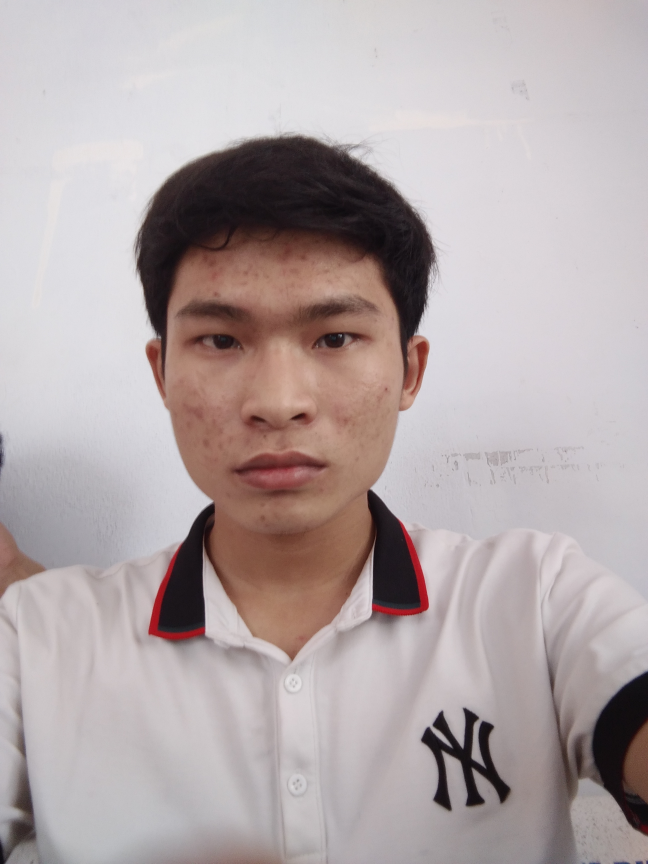
#> input picture save.jpg, 1944 x 2592 px, given in place of 1025190.jpg, which was not available (shown at 1/3 size)
$ python transfer_image.py
#> lines starting #> are read from the running program, lines starting #| are printed output that depends on the picture; pictures that were not available may be replaced by others from this repository, and a replacement may not be noted
import numpy as np
import cv2
from datetime import datetime
import os

face_cascade = cv2.CascadeClassifier('haarcascade_frontalface_default.xml')
# eye_cascade = cv2.CascadeClassifier('haarcascade_eye.xml')

img = cv2.imread('./training/16130334/1025190.jpg')
#> img is the input picture: shape (2592, 1944, 3); mean B, G, R 167.9, 167.3, 178.7
gray = cv2.cvtColor(img, cv2.COLOR_BGR2GRAY)
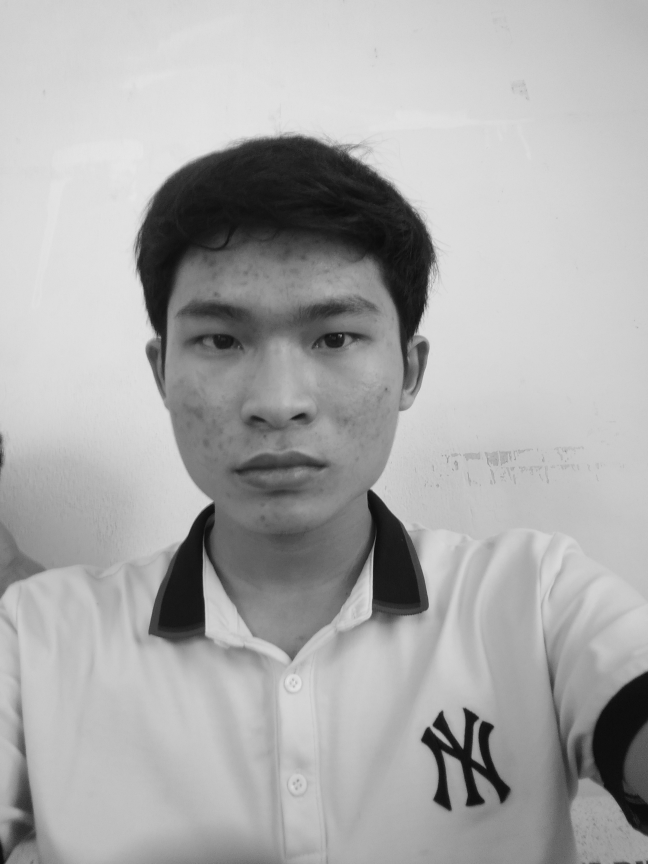
#> gray: shape (2592, 1944) (shown at 1/3 size); min 3, max 233, mean 170.8
faces = face_cascade.detectMultiScale(gray, 1.3, 5)
#> faces = [[347, 631, 976, 976]]
for (x,y,w,h) in faces:
    print('x: ', x)
#| x:  347
    print('y: ', y)
#| y:  631
    print('w: ', w)
#| w:  976
    print('h: ', h)
#| h:  976
    cv2.rectangle(img,(x,y),(x+w,y+h),(255,0,0),2)
    # cv2.imwrite('image.jpg', gray[y:y+h,x:x+w])

    filename = str(datetime.now()).split(" ")[1]
    name = filename.split(".")[0]
    namefile = name.split(":")[0] + name.split(":")[1] + name.split(":")[2] + name[1] + '.jpg'

    cwd = os.getcwd()
    print(cwd)
    dir = os.path.join(cwd + "\\trainings\\" , "16130546")
    if not os.path.exists(dir):
        os.mkdir(dir)

    list = os.listdir(dir)
    number_files = len(list)

    if number_files >= 50:
        # return jsonify("full_image")
        print("number_files: ", number_files)

    image_result = 'trainings/'+ "16130546" +"/" + namefile
    print("image result: ", image_result)
    cv2.imwrite(image_result, gray[y:y+h,x:x+w])
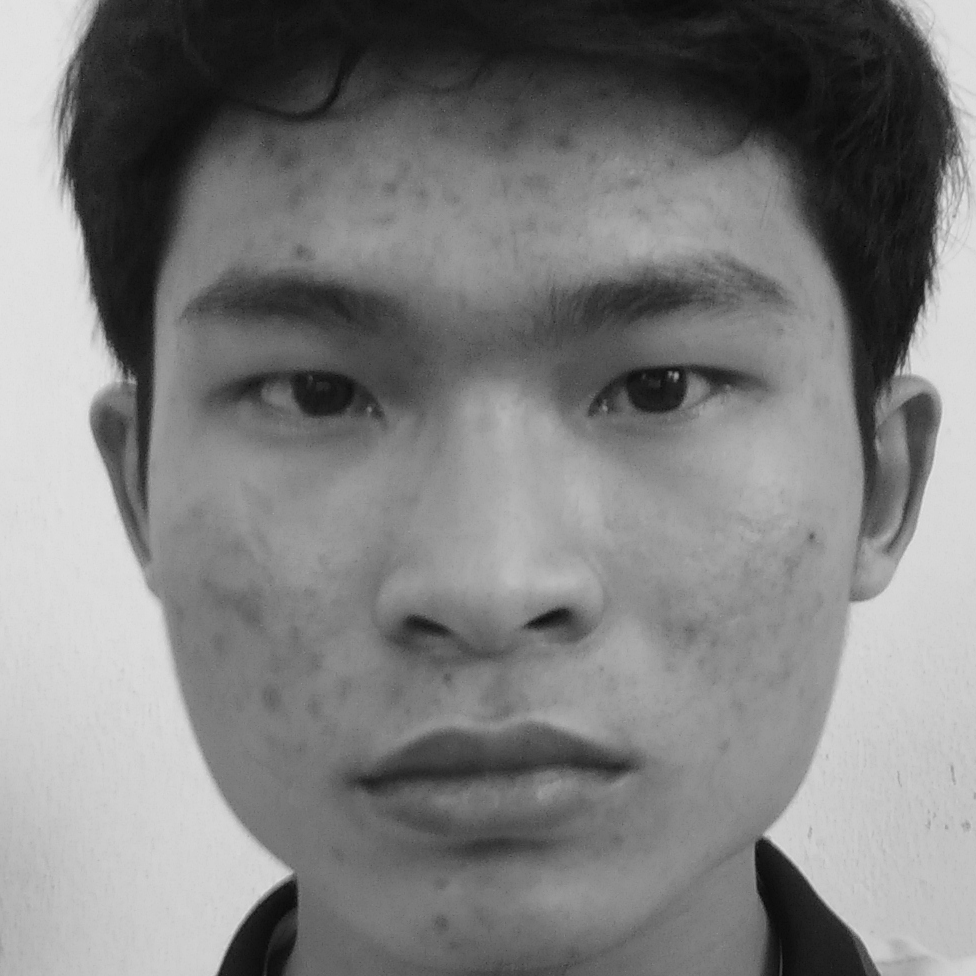
#> saved as 2134061.jpg: shape (976, 976); min 3, max 228, mean 126.9

# cv2.imshow('img',img)
# cv2.waitKey(0)
# cv2.destroyAllWindows()

$ run again, on FaceDetect/1.jpg
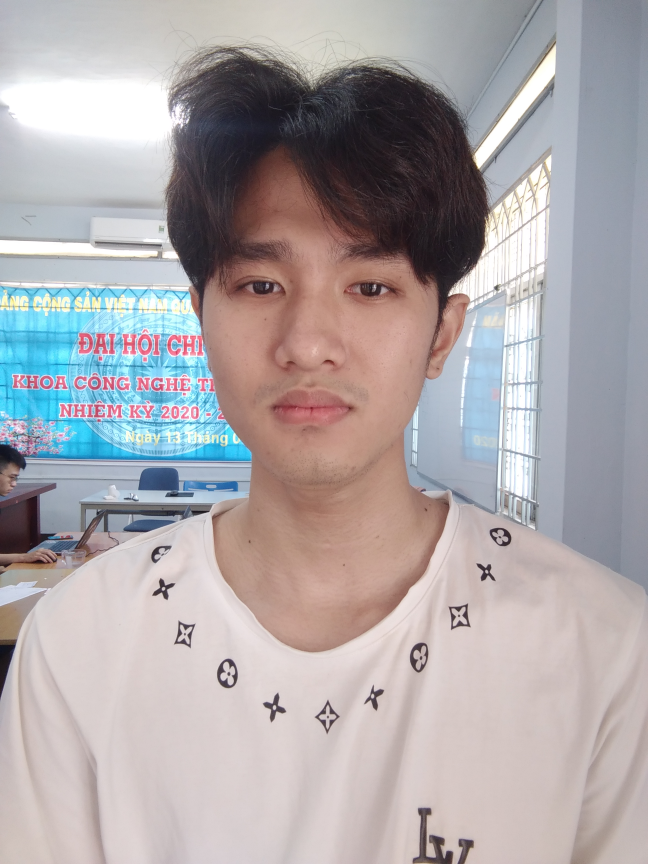
#> input picture FaceDetect/1.jpg, 1944 x 2592 px, given in place of 1025190.jpg, which was not available (shown at 1/3 size)
#> img is the input picture: shape (2592, 1944, 3); mean B, G, R 169.2, 167.3, 173.8
#> `gray = cv2.cvtColor(img, cv2.COLOR_BGR2GRAY)`:
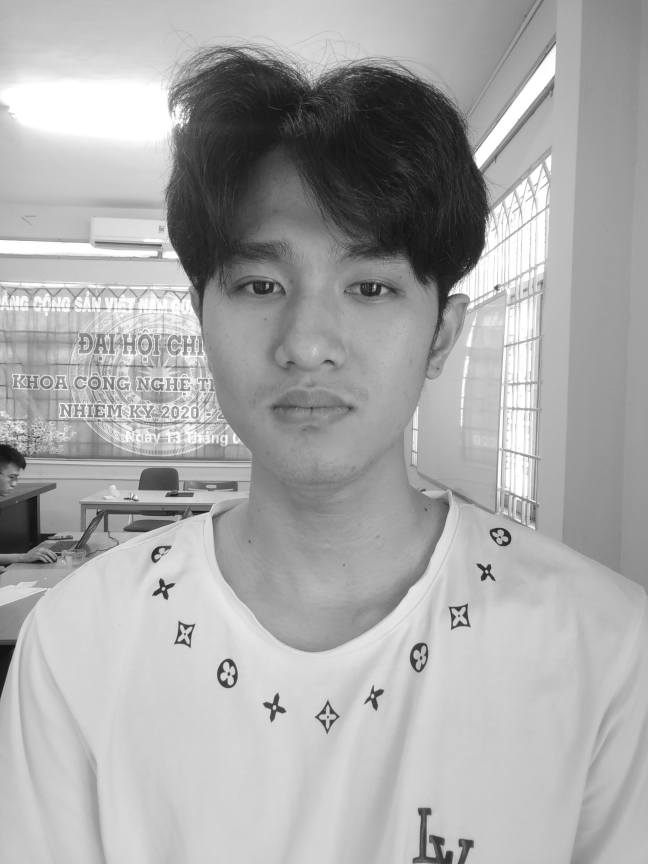
#> gray: shape (2592, 1944) (shown at 1/3 size); min 7, max 255, mean 169.5
#> faces = [[421, 475, 1030, 1030]]
#| x:  421
#| y:  475
#| w:  1030
#| h:  1030
#> `cv2.imwrite(image_result, gray[y:y+h,x:x+w])`:
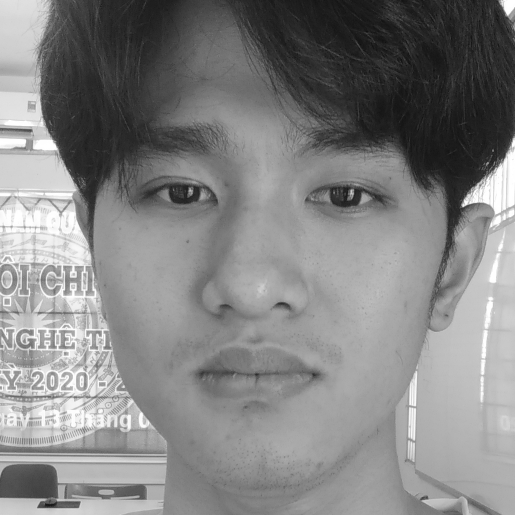
#> saved as 2134091.jpg: shape (1030, 1030) (shown at 1/2 size); min 7, max 255, mean 131.2

$ run again, on FaceDetect/2.jpg
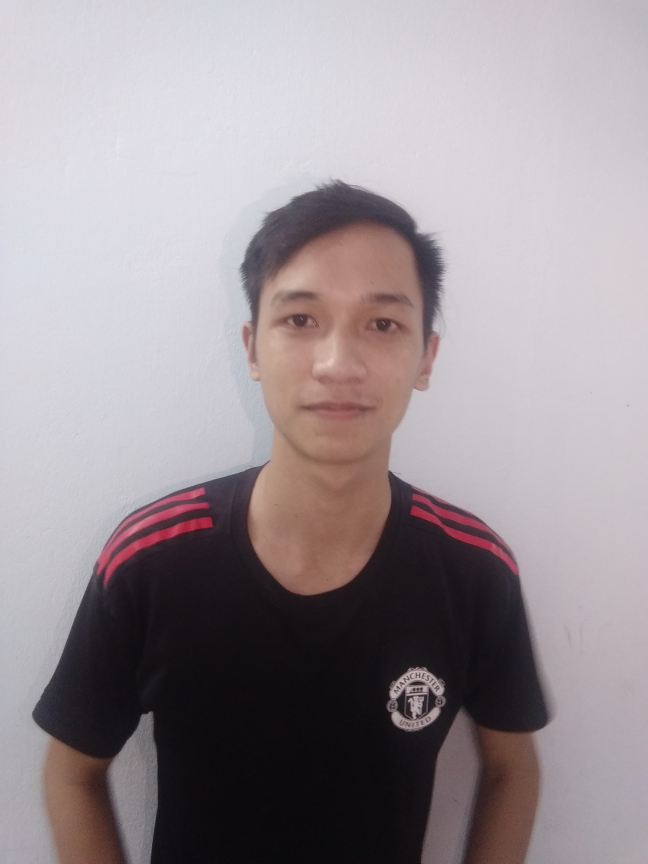
#> input picture FaceDetect/2.jpg, 1944 x 2592 px, given in place of 1025190.jpg, which was not available (shown at 1/3 size)
#> img is the input picture: shape (2592, 1944, 3); mean B, G, R 149.7, 145.2, 154.3
#> `gray = cv2.cvtColor(img, cv2.COLOR_BGR2GRAY)`:
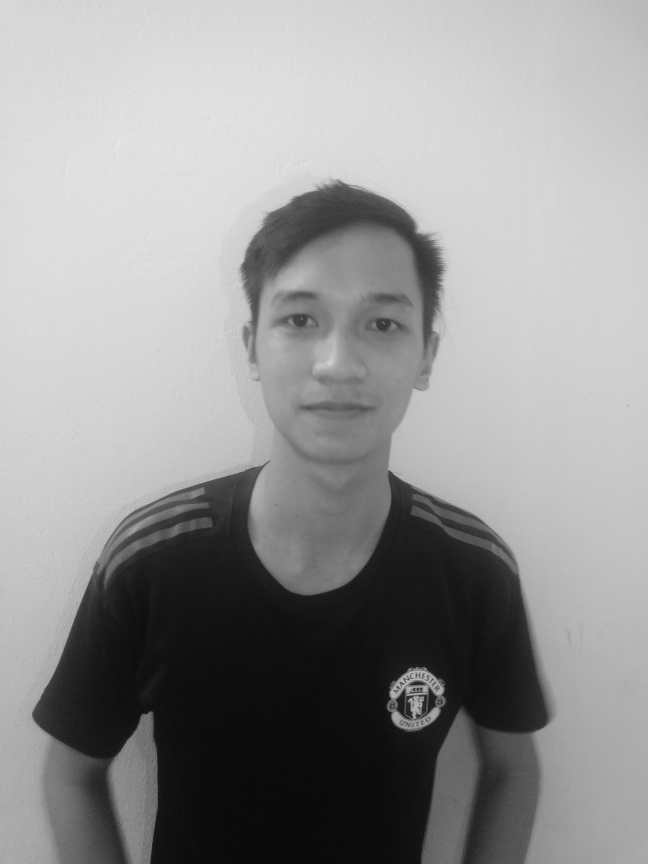
#> gray: shape (2592, 1944) (shown at 1/3 size); min 4, max 236, mean 148.4
#> faces = [[660, 710, 687, 687]]
#| x:  660
#| y:  710
#| w:  687
#| h:  687
#> `cv2.imwrite(image_result, gray[y:y+h,x:x+w])`:
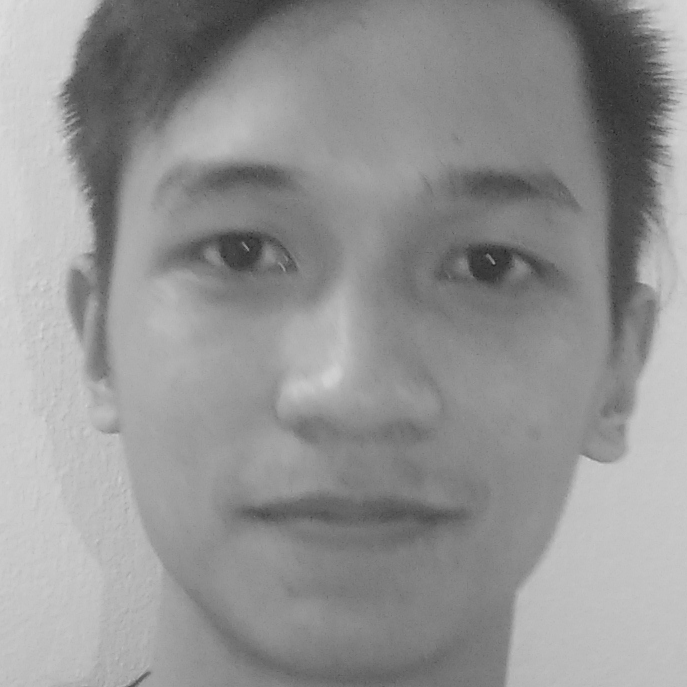
#> saved as 2134111.jpg: shape (687, 687); min 34, max 222, mean 147.6
